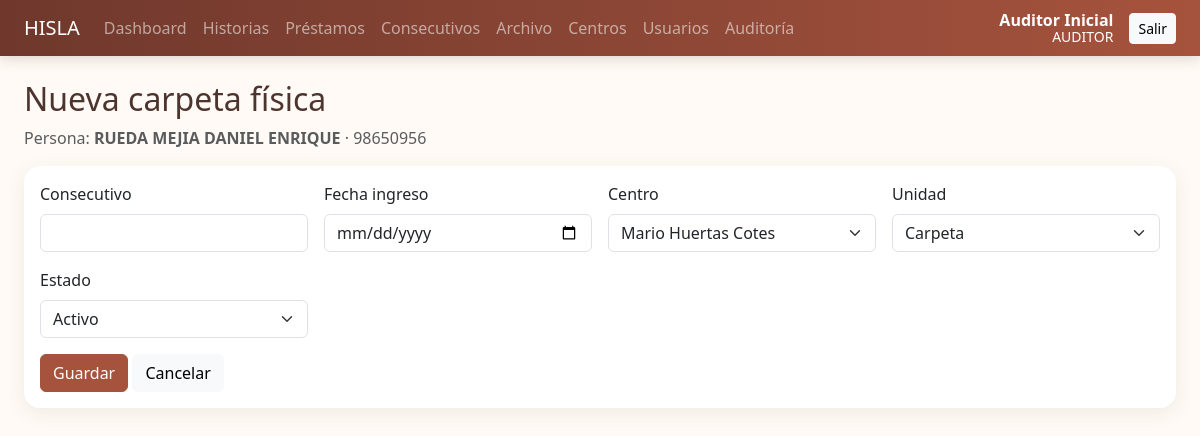
Page /historias/1/carpetas/nueva (signed in) on the committed database.
### app/models.py (models this page shows, shortened)
class Usuario(UserMixin, db.Model):
    __tablename__ = "usuario"
    id = db.Column(db.Integer, primary_key=True)
    nombre = db.Column(db.String(120), nullable=False)
    username = db.Column(db.String(80), unique=True, nullable=False, index=True)
    email = db.Column(db.String(120), unique=True, nullable=False)
    password_hash = db.Column(db.String(255), nullable=False)
    rol = db.Column(db.String(20), nullable=False, default="asistente")
    activo = db.Column(db.Boolean, default=True, nullable=False)
    debe_cambiar_password = db.Column(db.Boolean, default=True, nullable=False)
    creado_en = db.Column(db.DateTime, default=datetime.utcnow)

class Persona(db.Model):
    __tablename__ = "persona"
    id = db.Column(db.Integer, primary_key=True)
    tipo_documento_id = db.Column(db.Integer, db.ForeignKey("tipo_documento.id"), nullable=False)
    numero_documento = db.Column(db.String(30), nullable=False, index=True)
    nombre_completo = db.Column(db.String(180), nullable=False, index=True)
    creada_por_id = db.Column(db.Integer, db.ForeignKey("usuario.id"), nullable=False)
    creada_en = db.Column(db.DateTime, default=datetime.utcnow)
    actualizada_en = db.Column(db.DateTime, default=datetime.utcnow, onupdate=datetime.utcnow)
    tipo_documento = db.relationship("TipoDocumento")
    creada_por = db.relationship("Usuario")
    carpetas = db.relationship("CarpetaFisica", back_populates="persona", lazy=True, cascade="all, delete-orphan", order_by="CarpetaFisica.consecutivo_carpeta.asc()")
    __table_args__ = (db.UniqueConstraint("tipo_documento_id", "numero_documento", name="uq_persona_documento"),)

### app/historias.py (the view, shortened to what this page needs)
@historias_bp.route("/<int:persona_id>/carpetas/nueva", methods=["GET","POST"])
@login_required
def nueva_carpeta(persona_id):
    persona=Persona.query.get_or_404(persona_id); unidades=UnidadConservacion.query.filter_by(activo=True).all(); centros=CentroTrabajo.query.filter_by(activo=True).all()
    return render_template("historias/carpeta_form.html", persona=persona, carpeta=None, unidades=unidades, centros=centros)

### app/templates/historias/carpeta_form.html
{% extends 'base.html' %}{% block content %}<h2>{{'Editar carpeta' if carpeta else 'Nueva carpeta física'}}</h2><p class="text-muted">Persona: <strong>{{persona.nombre_completo}}</strong> · {{persona.numero_documento}}</p><form method="post" class="card"><input type="hidden" name="csrf_token" value="{{csrf_token()}}"><div class="card-body row g-3"><div class="col-md-3"><label class="form-label">Consecutivo</label><input class="form-control" type="number" min="1" name="consecutivo_carpeta" value="{{carpeta.consecutivo_carpeta if carpeta else ''}}" {% if carpeta %}readonly{% endif %} required></div><div class="col-md-3"><label class="form-label">Fecha ingreso</label><input class="form-control" type="date" name="fecha_ingreso" value="{{carpeta.fecha_ingreso.isoformat() if carpeta else ''}}" required></div><div class="col-md-3"><label class="form-label">Centro</label><select class="form-select" name="centro_id" required>{% for x in centros %}<option value="{{x.id}}" {% if carpeta and carpeta.centro_id==x.id %}selected{% endif %}>{{x.nombre}}</option>{% endfor %}</select></div><div class="col-md-3"><label class="form-label">Unidad</label><select class="form-select" name="unidad_conservacion_id" required>{% for x in unidades %}<option value="{{x.id}}" {% if carpeta and carpeta.unidad_conservacion_id==x.id %}selected{% endif %}>{{x.nombre}}</option>{% endfor %}</select></div><div class="col-md-3"><label class="form-label">Estado</label><select class="form-select" name="estado"><option value="activo" {% if not carpeta or carpeta.estado=='activo' %}selected{% endif %}>Activo</option><option value="retirado" {% if carpeta and carpeta.estado=='retirado' %}selected{% endif %}>Retirado</option></select></div><div class="col-12"><button class="btn btn-primary">Guardar</button> <a class="btn btn-light" href="{{url_for('historias.ver',id=persona.id)}}">Cancelar</a></div></div></form>{% endblock %}

### app/templates/base.html (shortened to what this page needs)
<!doctype html>
<html lang="es">
<head>
    <link
        href="https://cdn.jsdelivr.net/npm/bootstrap@5.3.3/dist/css/bootstrap.min.css"
        rel="stylesheet"
    >
    <link
    rel="stylesheet"
    href="https://cdn.jsdelivr.net/npm/bootstrap-icons@1.11.3/font/bootstrap-icons.min.css"
    >
    <link
        rel="stylesheet"
        href="{{ url_for('static', filename='css/app.css') }}"
    >
</head>
<body>
    {% set mensajes = get_flashed_messages(with_categories=true) %}
    <nav class="navbar navbar-expand-lg navbar-dark">
        <div class="container-fluid px-4">
            <a
                class="navbar-brand"
                href="{{ url_for('main.dashboard') }}"
            >
                HISLA
            </a>
            {% if current_user.is_authenticated %}
            <div
                class="collapse navbar-collapse"
                id="menuPrincipal"
            >
                <div class="navbar-nav me-auto">
                    <a
                        class="nav-link"
                        href="{{ url_for('main.dashboard') }}"
                    >
                        Dashboard
                    </a>
                    <a
                        class="nav-link"
                        href="{{ url_for('historias.listar') }}"
                    >
                        Historias
                    </a>
                    <a
                        class="nav-link"
                        href="{{ url_for('prestamos.listar') }}"
                    >
                        Préstamos
                    </a>
                    <a
                        class="nav-link"
                        href="{{ url_for('historias.consecutivos') }}"
                    >
                        Consecutivos
                    </a>
                    {% if current_user.rol in ['admin', 'auditor'] %}
                    <a
                        class="nav-link"
                        href="{{ url_for('historias.archivadas') }}"
                    >
                        Archivo
                    </a>
                    <a
                        class="nav-link"
                        href="{{ url_for('centros.listar') }}"
                    >
                        Centros
                    </a>
                    <a
                        class="nav-link"
                        href="{{ url_for('usuarios.listar') }}"
                    >
                        Usuarios
                    </a>
                    {% endif %}
                    {% if current_user.rol == 'auditor' %}
                    <a
                        class="nav-link"
                        href="{{ url_for('auditoria.listar') }}"
                    >
                        Auditoría
                    </a>
                    {% endif %}
                </div>
                <div class="text-white me-3 text-end user-chip">
                    <strong>
                        {{ current_user.nombre }}
                    </strong>
                    <small>
                        {{ current_user.rol|upper }}
                    </small>
                </div>
                <a
                    class="btn btn-sm btn-light"
                    href="{{ url_for('auth.logout') }}"
                >
                    Salir
                </a>
            </div>
            {% endif %}
        </div>
    </nav>
    <main class="container-fluid px-4 py-4">
        {% block content %}
        {% endblock %}
    </main>
</body>
</html>

### app/static/css/app.css (style rules this page uses)
:root { --terracotta:#a6533d;--sand:#f4eadf;--coffee:#4d352f;--cream:#fffaf5 }
body { background:var(--cream);color:var(--coffee) }
.navbar { background:linear-gradient(90deg,#6f382c,var(--terracotta));box-shadow:0 3px 12px rgba(77,53,47,.18) }
.navbar .nav-link { white-space:nowrap }
.btn-primary { background:var(--terracotta);border-color:var(--terracotta) }
.card { border:0;border-radius:16px;box-shadow:0 5px 20px rgba(77,53,47,.08) }
.user-chip { display:flex;flex-direction:column;line-height:1.15 }

### rows in the picture
Usuario: nombre "Auditor Inicial", rol "AUDITOR"
Persona: nombre_completo "RUEDA MEJIA DANIEL ENRIQUE", numero_documento "98650956"

### other values in the picture
{{ 'Editar carpeta' if carpeta else 'Nueva carpeta física' }} "Nueva carpeta física"
form field centro_id "Mario Huertas Cotes"
form field unidad_conservacion_id "Carpeta"
